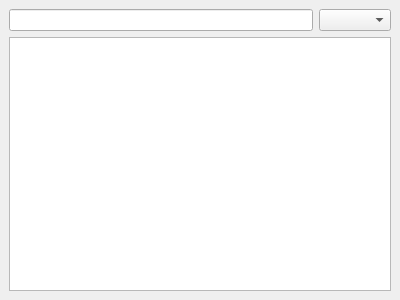
<?xml version="1.0" encoding="UTF-8"?>
<ui version="4.0">
 <class>ContentWindow</class>
 <widget class="QDockWidget" name="ContentWindow">
  <property name="geometry">
   <rect>
    <x>0</x>
    <y>0</y>
    <width>400</width>
    <height>300</height>
   </rect>
  </property>
  <property name="windowTitle">
   <string>Contents</string>
  </property>
  <widget class="QWidget" name="dockWidgetContents">
   <layout class="QVBoxLayout" name="verticalLayout">
    <item>
     <layout class="QHBoxLayout" name="horizontalLayout">
      <item>
       <widget class="QLineEdit" name="lineEdit"/>
      </item>
      <item>
       <widget class="QComboBox" name="comboBox"/>
      </item>
     </layout>
    </item>
    <item>
     <widget class="QTreeView" name="treeView">
      <property name="selectionMode">
       <enum>QAbstractItemView::ExtendedSelection</enum>
      </property>
      <property name="selectionBehavior">
       <enum>QAbstractItemView::SelectItems</enum>
      </property>
     </widget>
    </item>
   </layout>
  </widget>
 </widget>
 <resources/>
 <connections/>
</ui>
